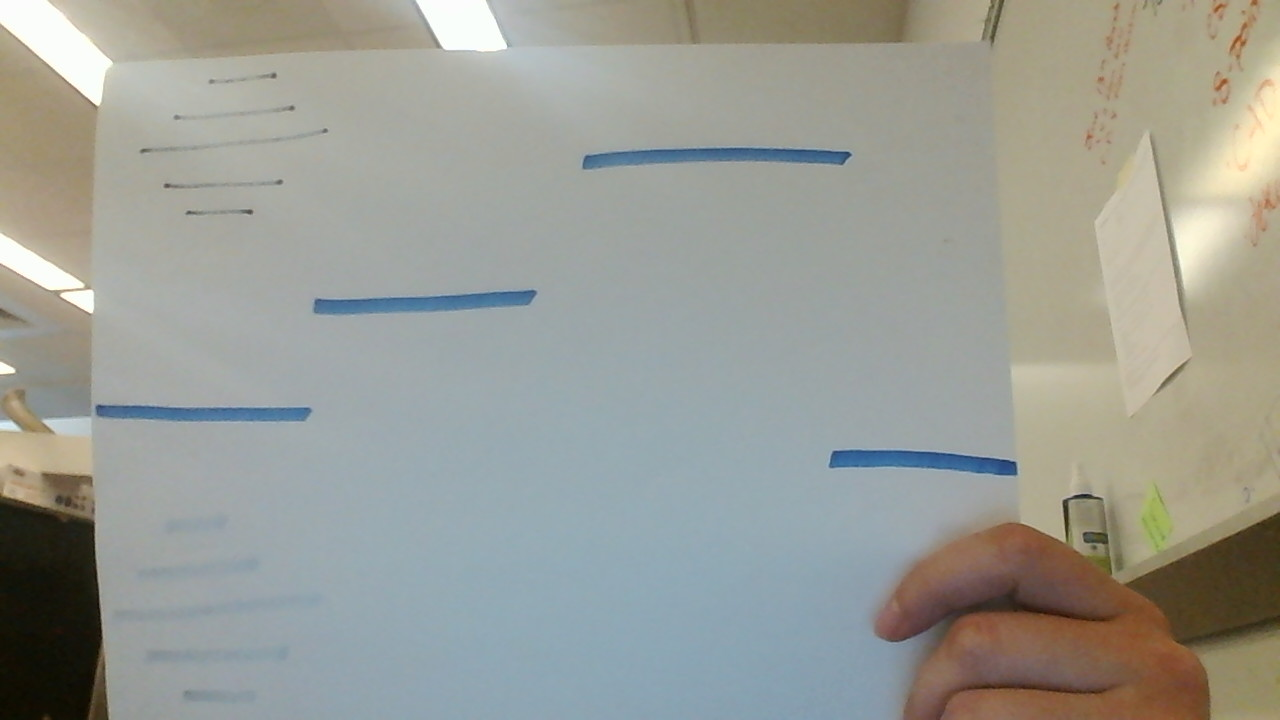
//> input picture src/cv_graveyard/blue_lines/lines.jpg, 1280 x 720 px, given in place of the camera
$ ./motion   (built with g++ and OpenCV 4)
//> lines starting //> are read from the running program, lines starting //| are printed output that depends on the picture; after the words box and inside, x2 and y2 are one past the last pixel; in counts of white or black regions, pixels touching at a corner belong together
#include "opencv2/opencv.hpp"
#include "opencv2/highgui/highgui.hpp"
#include "opencv2/imgproc/imgproc.hpp"

#include <iostream>
#include <stdio.h>
#include <stdlib.h>
#include <typeinfo>
#include <math.h>
#include <cmath>

#include <fstream>

using namespace cv;

class Block //holds all the occupancy grid blocks
{

	public:
	bool occupied;
	Point position, diag_pos;
	int block_width;
	Point distance_range, angle_range; //actually, these are tuples. I'm just lazy in my implementation


	void initiate(int, int, int, int);
	void draw_square(Mat);
	void change_occupancy();
};

void Block::initiate(int posx, int posy, int ang, int d){
	occupied = false;
	block_width = 35;
	position = Point(posx, posy);
	diag_pos = Point(posx + block_width, posy + block_width);
	distance_range = Point(d, d+5); //Here we define ranges
	angle_range = Point(ang, ang+8); //Make note that we keep all these consistent throughout script
}

void Block::draw_square(Mat image){
	int line;
	if (occupied){
		line = -1;
	}
	else{
		line = 1;
	}
	rectangle(image, position, diag_pos, Scalar(0,244,244), line, 8, 0); //If occupied, we draw a filled in square
}

void Block::change_occupancy(){
	occupied = true;
}

//Useful range checking for later
bool range_check(int to_check, int range1, int range2){
	if (to_check > range1 && to_check < range2){
		return true;
	}
	else{
		return false;
	}
}


int main(int argc, char** argv){

	int c, key, total_max;
	//Creates matrices available for filling later
	Mat src, gray, sobel, gaussian, canny_output, eroded, overlay_color, overlay;
	Mat contours_output, eroded_raw;
	Mat previous, occupancy_grid_border;

	Mat color_img;

	//Pulls in calibration constants and assigns to variables
	std::fstream calibration_data("exp_reg.txt", std::ios_base::in);
	float A, r;

	calibration_data >> A >> r;

/*	//Scaled test video-- start at 20cm, then go up by increments of 10cm
	VideoCapture cv_cap("media/scaled_t1.webm");
	cv_cap.open("media/scaled_t1.webm");
*/

/*	//Test video of underwater footage
	VideoCapture cv_cap("media/underwater1.webm"); //previous video
	cv_cap.open("media/underwater1.webm");
*/

	//Opens USB webcam
	VideoCapture cv_cap(1);
	cv_cap.open(1);

	//We force dimensions of 640*480 for easier data processing
	cv_cap.set(CV_CAP_PROP_FRAME_WIDTH, 640);
	cv_cap.set(CV_CAP_PROP_FRAME_HEIGHT, 480);

	//Creates windows for display later
	namedWindow("original", WINDOW_NORMAL);
	namedWindow("drawing", WINDOW_NORMAL);
	namedWindow("occupancy_grid", WINDOW_NORMAL);

	//Used for dialation later
	Mat element = getStructuringElement(MORPH_CROSS, Size(5, 5), Point(2, 2));

 	int border = 20;
	bool start = true;

	for(;;) {
		color_img = cv_cap.grab();

		//Only run script if we have video
		if (cv_cap.read(color_img)){
//> color_img is the input picture: 720 rows x 1280 cols, CV_8UC3; mean B, G, R 148.8, 156.2, 154.3
			src = color_img;

			//Changing color image to gray
			cvtColor(src, gray, CV_BGR2GRAY);
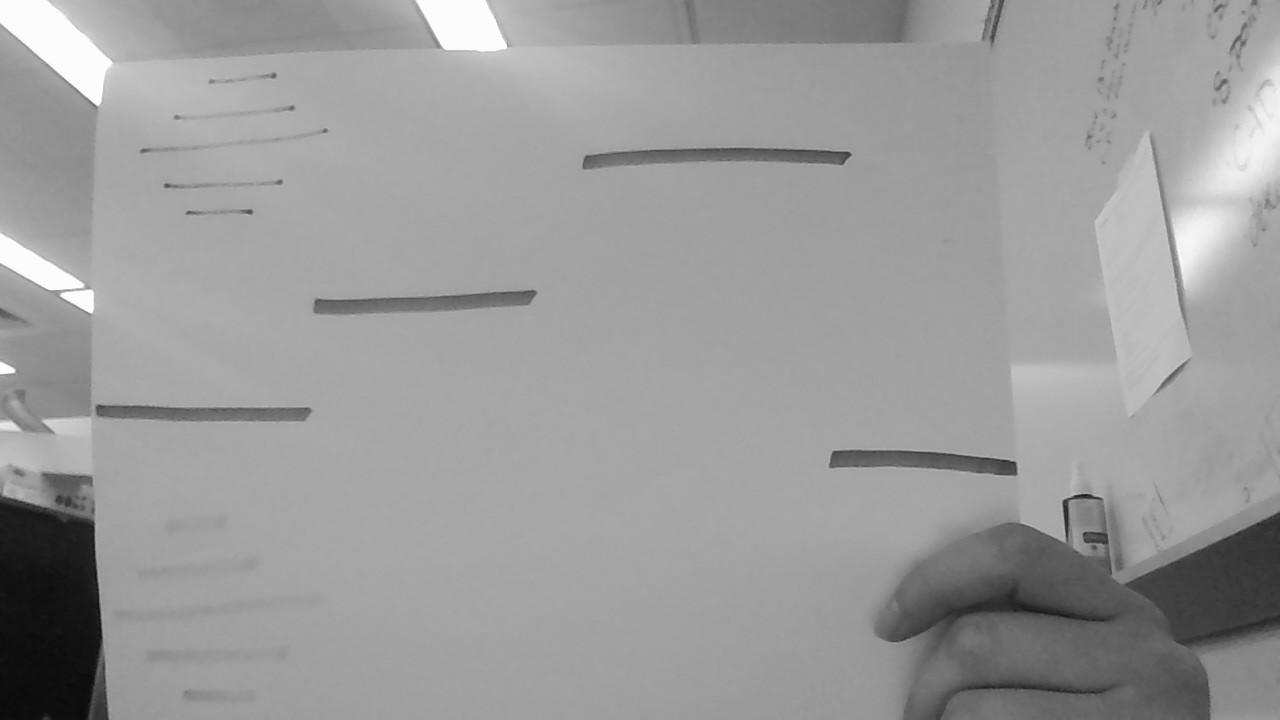
//> gray: 720 rows x 1280 cols, CV_8UC1; min 8, max 255, mean 154.8

			if (start){
				printf("Initialize\n");
				previous = gray;
				start = false;
			}

			//Sobel filter for horizontal lines, then canny to detect edges
			Sobel(gray, sobel, -1, 0, 1, 3, 1);
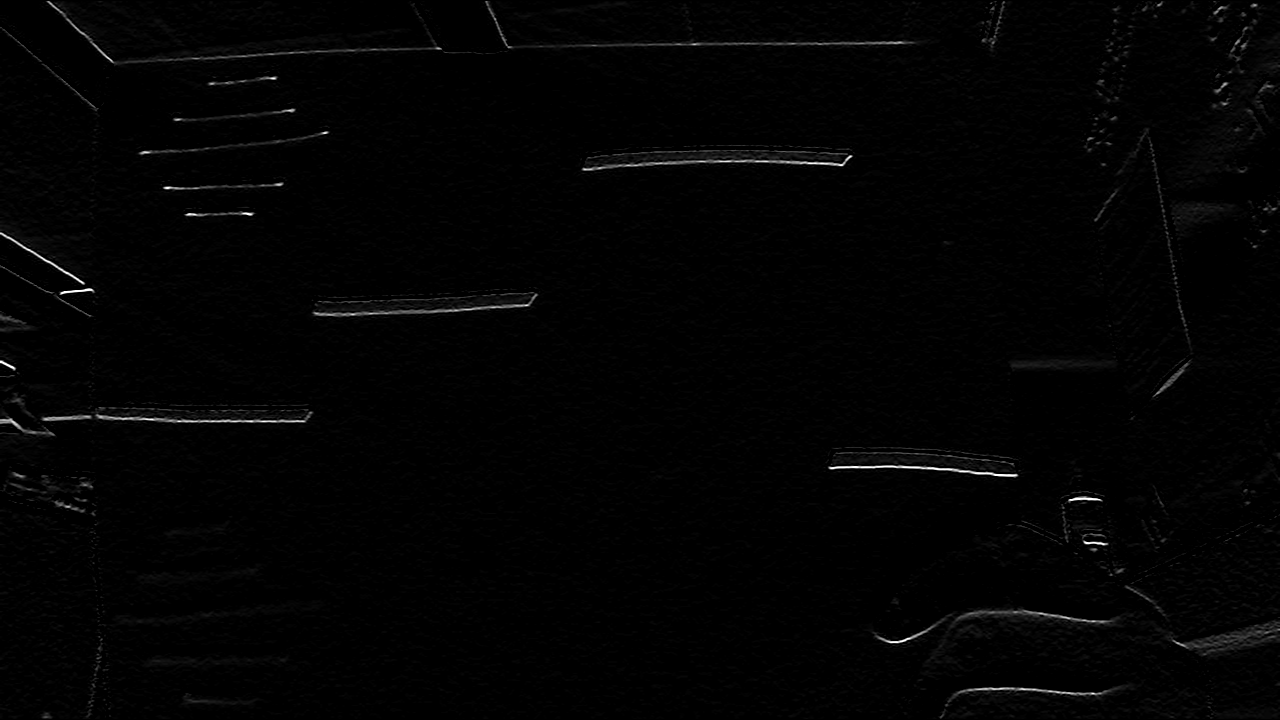
//> sobel: 720 rows x 1280 cols, CV_8UC1; min 0, max 255, mean 2.9
			GaussianBlur(sobel, gaussian, Size(5,5), 2, 2);
			Canny(gaussian, canny_output, 40, 350, 3);
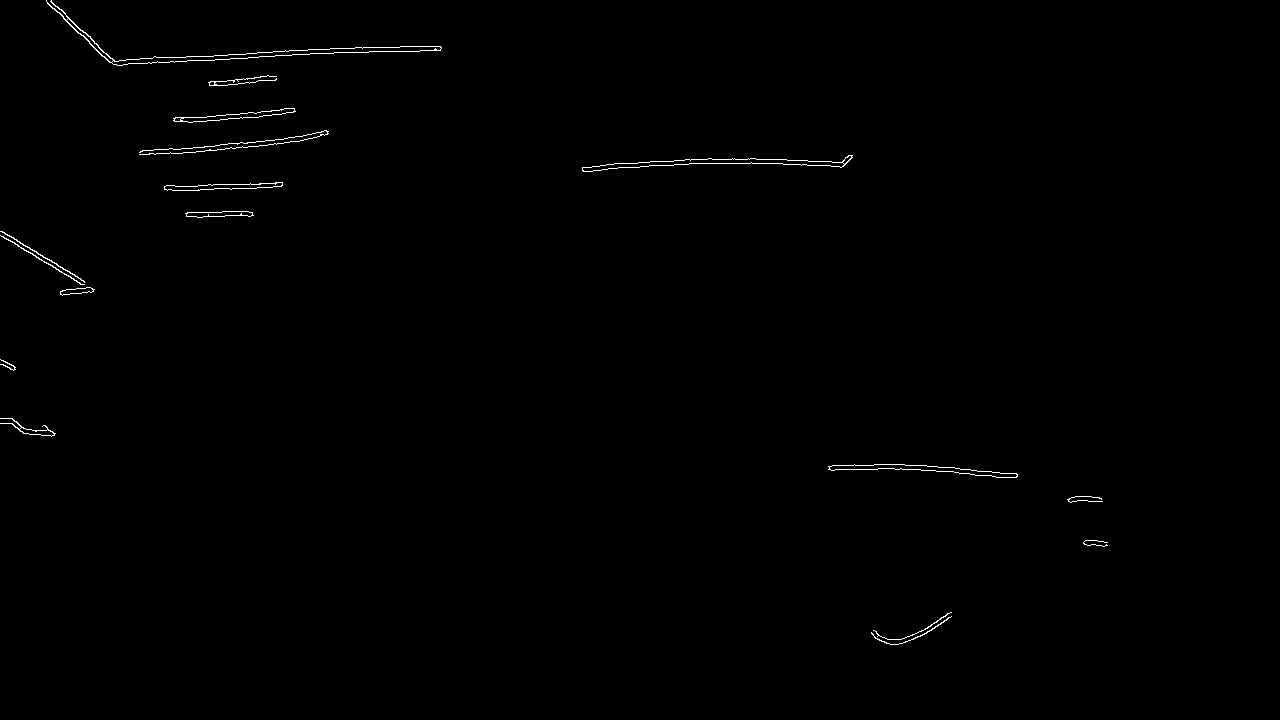
//> canny_output: 720 rows x 1280 cols, CV_8UC1; 0.43% white in thin lines or dots, all inside (x1, y1, x2, y2) = (0, 0, 1108, 645)

			//Creating Mat to fill in lines later
			Mat drawing = Mat::zeros( canny_output.size(), CV_8UC3 );

			//Allows us to scale code to image width
			Size image_size = canny_output.size();
//> image_size = Size(1280, 720)

			//drawing stuff in occupancy grid
			Mat occupancy_grid = Mat::zeros(530, 1060, CV_8UC3 );

			std::vector<Block> grid_blocks;
			for (int x = 0; x < 30; x++){
				for (int y = 0; y < 15; y++){
					Block block;
					block.initiate(x*35, y*35, -120 + x*8, y*5); //Each block is 8 degrees by 5cm
					grid_blocks.push_back(block);
				}
			}

			//Vectors defined to hold found contours
			std::vector<std::vector<Point> > contours;
			std::vector<Vec4i> hierarchy;

			//Defined here to find countour endpoints
			int proj_x, proj_y = 0;

			//Values used to hold calculated end points of contours
			std::vector<int> values;
			std::vector<int> distance_values;

			// Find contours
			findContours( canny_output, contours, hierarchy, CV_RETR_TREE, CV_CHAIN_APPROX_SIMPLE, Point(0, 0) );
//> contours = 29 contours, 6 with area under 20; largest, box (x1, y1, x2, y2) and area: (46, 0, 442, 66) 1699, (111, 46, 442, 66) 1393, (582, 155, 853, 172) 1125, (582, 158, 845, 172) 1076, (828, 464, 1018, 478) 784

  			//If we find too many contours, skips all calculations and waits
			if (contours.size() > 20){
				goto draw_previous;
			}

			// Draw contours
			for( int l = 0; l < contours.size(); l++ ){
				if(contours[l].size() > 5){
					drawContours( drawing, contours, l, Scalar(255, 255, 255), 2, 8, hierarchy, 0, Point() );
				}
			}

			//Thickens found countour lines
 			dilate(drawing, eroded_raw, element);

			cvtColor(eroded_raw, eroded, CV_BGR2GRAY);

			//Sets previous image, for skipping purposes
 			previous = eroded;

 			//Finds intensity per column
			for (int i = 0; i < eroded.cols; i++){
				for (int j = 0; j < eroded.rows; j++){
					int intensity = (int)eroded.at<uchar>(j, i);
					if (intensity > 240){
						eroded.at<uchar>(j, i) = 150;
						if (abs(j - proj_y) > 5){  //&& abs(i - proj_x) > 10

							values.push_back(proj_y); //These let us draw the end points
							values.push_back(proj_x);

							values.push_back(j);
							values.push_back(i);
						}
						proj_y = j;
						proj_x = i;
						break;
					}
					else if (i == eroded.cols - 1 && j == eroded.rows - 1){
						values.push_back(proj_y);
						values.push_back(proj_x);
					}

					else{
						eroded.at<uchar>(j, i) = 50;
					}
				}
			}

			//Brings back color to the overlay
			cvtColor(eroded, overlay_color, CV_GRAY2BGR);

			if ( values.size() > 2){
				//Draws countour enpoint lines
				for (int s = 2; s < values.size(); s +=4 ){
					line(overlay_color, Point(values[s + 1], values[s]), Point(values[s + 1], image_size.height), Scalar(0,244,0), 2, 8, 0);
					line(overlay_color, Point(values[s + 3], values[s + 2]), Point(values[s + 3], image_size.height), Scalar(244,244,0), 2, 8, 0);
					line(overlay_color, Point(values[s + 1], values[s]), Point(values[s + 3], values[s + 2]), Scalar(0,244,244), 2, 8, 0);

					//d1 becomes the distance between left point and the center of image
					int mid_line = image_size.height / 2;
 					int d1 = mid_line - values[s];

					int distance_x3;
					//Pulling the constants from the calibration script
					distance_x3 = round(A * (pow(r, d1)));
					distance_values.push_back(distance_x3);

					Point bearing;
					bearing = Point((values[s + 1] - image_size.width/2), (values[s + 3] - image_size.width/2));

					//Finds bearing relative to the pixels on the image plane
					//MATH MAY BE WRONG, still have to refine this
					float bearing_left= atan2(bearing.x, d1) * (180 / CV_PI);
					float bearing_right= atan2(bearing.y, d1) * (180 / CV_PI);

					//Puts distance and bearings on the overlay screen
					char text[255];
					//sprintf(text, "D1: %d cm", distance_x3);
					putText(overlay_color, text, Point(values[s + 1] + 10, values[s] + 30),
	    								FONT_HERSHEY_COMPLEX_SMALL, 0.5, Scalar(200,200,250), 1, CV_AA);

					char text2[255];
					//sprintf(text2, "B: %2f, %2f", bearing_left, bearing_right);
					putText(overlay_color, text2, Point(values[s + 1] + 10, values[s] + 40),
	    								FONT_HERSHEY_COMPLEX_SMALL, 0.5, Scalar(200,200,250), 1, CV_AA);

					//Defines a range for us to fill in later
					Point curve_range;

					std::cout << bearing_left << std::endl;

					int occupancy_array[100];

					for (int i = 0; i < grid_blocks.size(); ++i){
						// 15 by 30 grid
						//Checks if distance and range are within the ranges pre-defined, if so, makes blocks yellow
						if (range_check(distance_x3, grid_blocks[i].distance_range.x, grid_blocks[i].distance_range.y) &&
								range_check(bearing_left, grid_blocks[i].angle_range.x, grid_blocks[i].angle_range.y)){
							grid_blocks[i].change_occupancy();
							curve_range.x = i;
							occupancy_array[i] = 2; // 1 means the block is occupied or true
							// need buffer values - better way to do this?
							occupancy_array[i+30] = 1;
							occupancy_array[i-30] = 1;
							int fprintf(occupancy_array[i]);
						}

						else if (range_check(distance_x3, grid_blocks[i].distance_range.x, grid_blocks[i].distance_range.y) &&
								range_check(bearing_right, grid_blocks[i].angle_range.x, grid_blocks[i].angle_range.y)){
							grid_blocks[i].change_occupancy();
							curve_range.y = i;
							occupancy_array[i] = 2; // 1 means the block is occupied or true
							occupancy_array[i+30] = 1;
							occupancy_array[i-30] = 1;
							int fprintf(occupancy_array[i]);
						}

						else {
							occupancy_array[i] = 0; // 0 means the block is not occupied
							int fprintf(occupancy_array[i]);
						}
					}

					//We fill in the range between left and right end points of curve
					for (int g = curve_range.x; g < curve_range.y; g+=15){
						grid_blocks[g].change_occupancy();
					}

				}
			}


			//Makes border, for better visuals
 			copyMakeBorder(overlay_color, overlay, border, border, border, border, BORDER_CONSTANT, Scalar(255, 255, 255));

 			//Finds max distance
			if (!distance_values.empty()) {
				total_max = *std::min_element(distance_values.begin(), distance_values.end());
				if (total_max > 70){
					total_max = 70;
				}
			}
			else {
				total_max = 0;
			}

			//Prints max distance
			char text1[255];
			//sprintf(text1, "Closest %d cm", total_max);
			putText(overlay, text1, Point(image_size.width -150, border+20),
    			FONT_HERSHEY_COMPLEX_SMALL, 0.8, Scalar(200,200,250), 1, CV_AA);

			//We skip to here if > 20 contours are found
			draw_previous:

			//Draws the occupancy grid
			for (int k = 0; k < grid_blocks.size(); k++){
				grid_blocks[k].draw_square(occupancy_grid);
			}
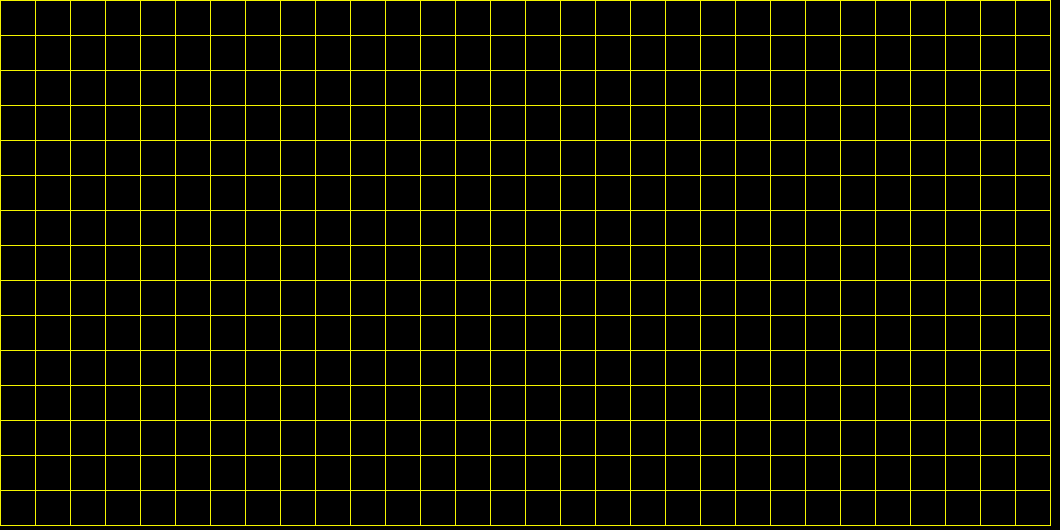
//> occupancy_grid: 530 rows x 1060 cols, CV_8UC3; mean B, G, R 0, 14.2, 14.2

			//Flips it, because of strange numbering conventions
			flip(occupancy_grid, occupancy_grid, 0);
			copyMakeBorder(occupancy_grid, occupancy_grid_border, border, border, border, border, BORDER_CONSTANT, Scalar(255, 255, 255));

			//Labels axis
			for (int i = 0; i < 15; i++){
				char text1[255];
				//sprintf(text1, "%d", i*5);
				putText(occupancy_grid_border, text1, Point(border + 3, border - 17 + 35*(15-i)),
    				FONT_HERSHEY_COMPLEX_SMALL, 0.6, Scalar(200, 200, 0), 1, CV_AA);
			}
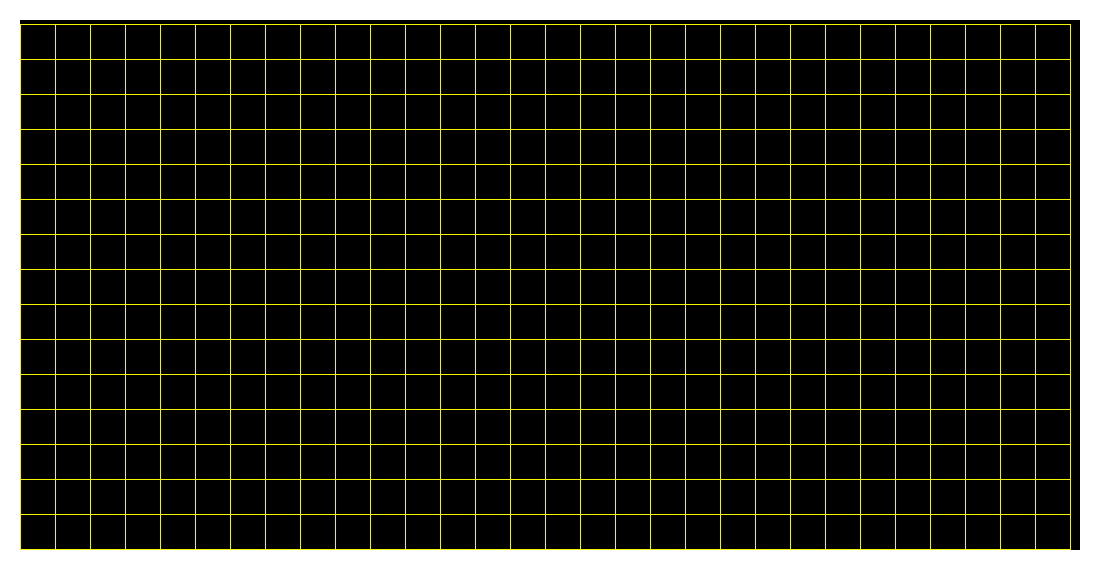
//> occupancy_grid_border: 570 rows x 1100 cols, CV_8UC3; mean B, G, R 26.5, 39.2, 39.2

			for (int i = 0; i < 30; i++){
				char text1[255];
				//sprintf(text1, "%d", -120 + i*8);
				putText(occupancy_grid_border, text1, Point(border + 3 + 35*i, border+ 35*15),
    				FONT_HERSHEY_COMPLEX_SMALL, 0.6, Scalar(200,200, 0), 1, CV_AA);
			}
			// Show in a window
			imshow("original", src);
			if(!overlay.empty()){
				//imshow("canny edge", canny_output);
				imshow("drawing", overlay);
				imshow("occupancy_grid", occupancy_grid_border);
			}

			//Waits before drawing next image
			c = cvWaitKey(100);
//> the Esc key is pressed
			if (c == 27){
				break;
			}
		}
	}


	cv_cap.release();
	return 0;
}
